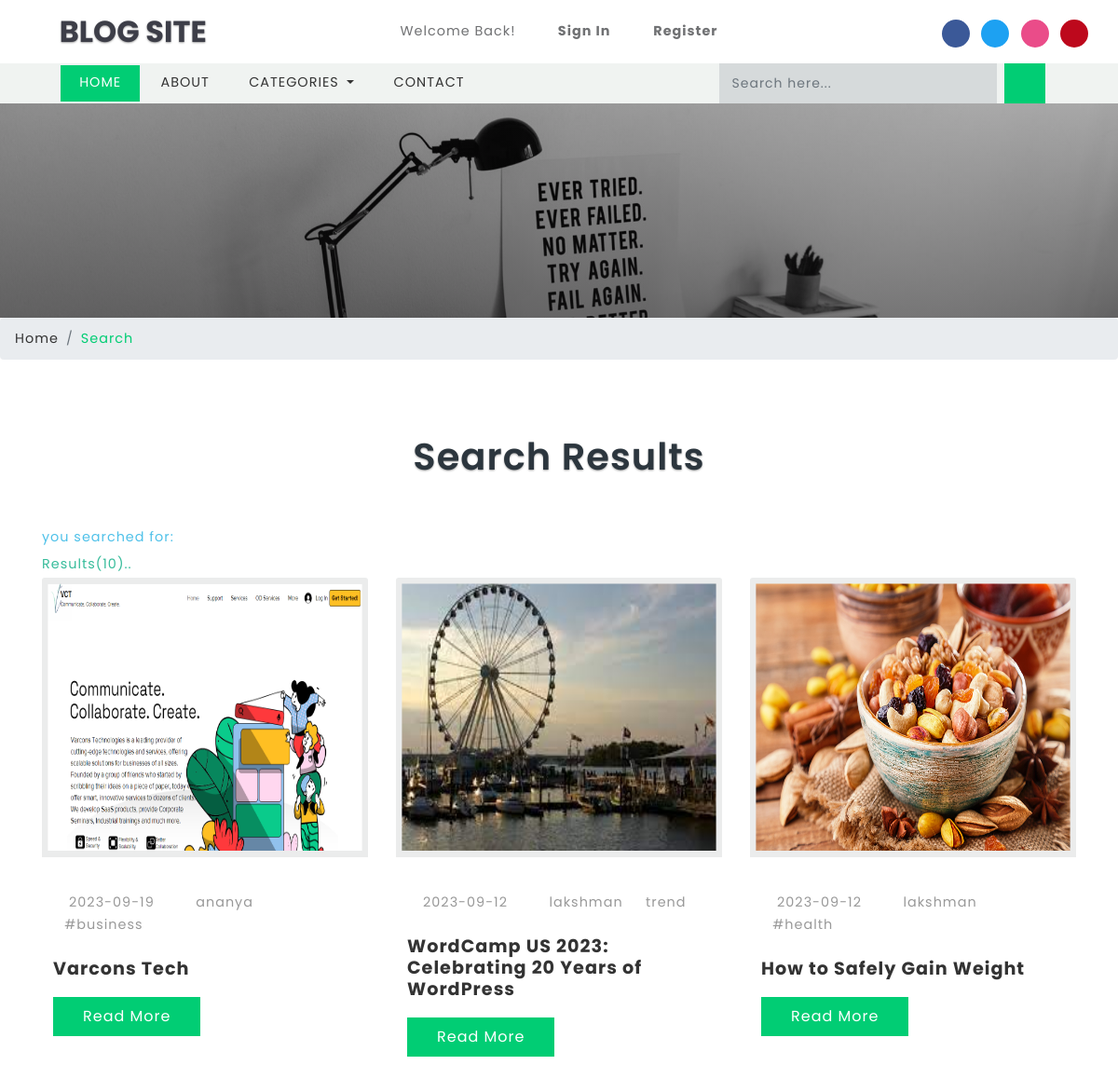
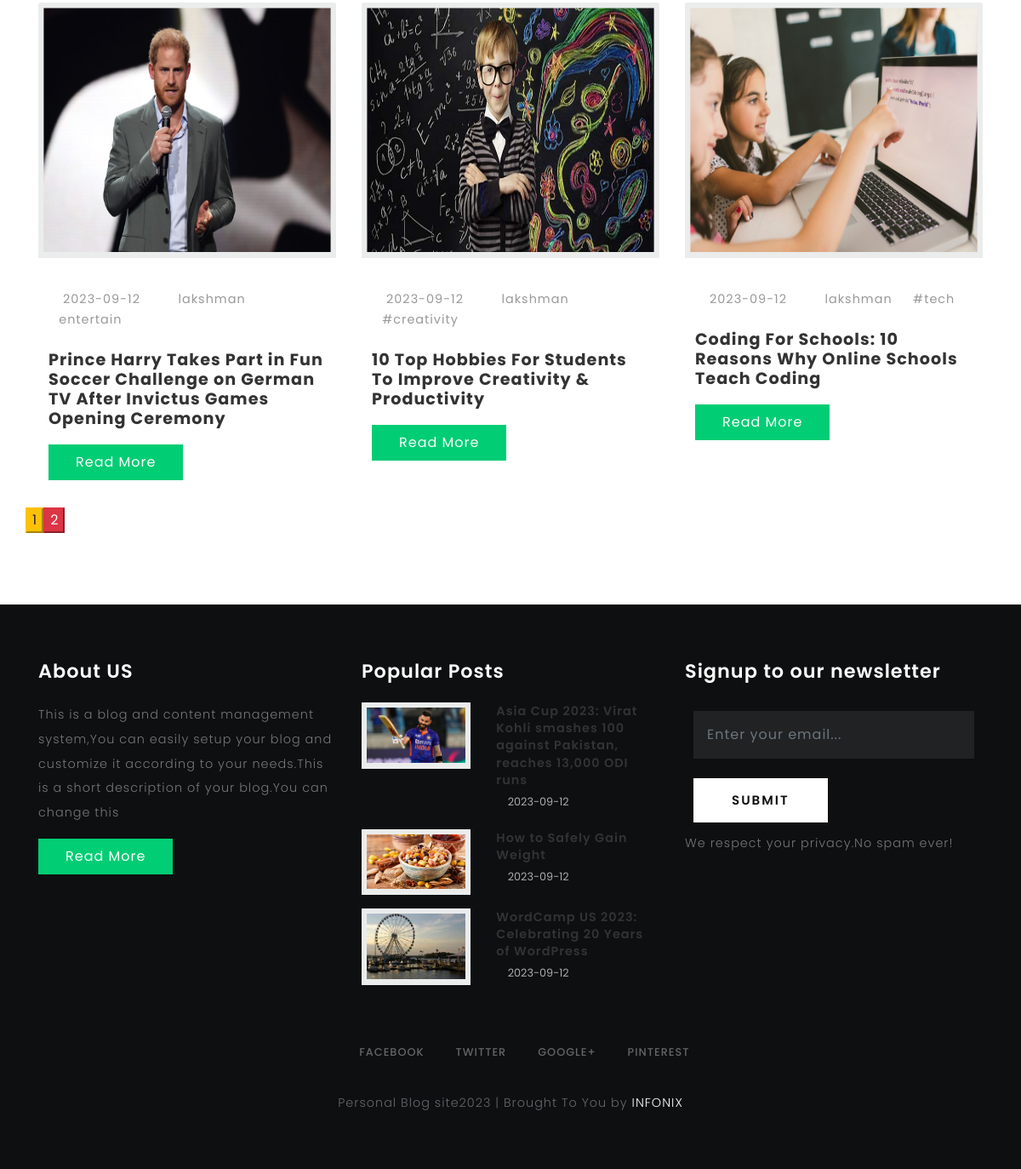
Page /resblog/search.php on the committed database (2 pictures, top to bottom).
### tables this page shows
CREATE TABLE `blogs` (
  `id` int(10) UNSIGNED NOT NULL,
  `title` varchar(190) NOT NULL,
  `tags` varchar(40) NOT NULL,
  `content` text NOT NULL,
  `photo` varchar(50) NOT NULL,
  `posted` varchar(40) NOT NULL,
  `date` date DEFAULT NULL,
  `author` varchar(40) DEFAULT NULL,
  `category` varchar(40) NOT NULL
);

CREATE TABLE `titles` (
  `id` int(10) UNSIGNED NOT NULL,
  `website_name` varchar(40) DEFAULT NULL,
  `tagline` varchar(40) DEFAULT NULL,
  `icon` varchar(40) DEFAULT NULL,
  `keywords` varchar(220) DEFAULT NULL,
  `short_description` varchar(200) DEFAULT NULL,
  `bannertext1` varchar(150) DEFAULT NULL,
  `bannertext2` varchar(150) DEFAULT NULL,
  `bannertext3` varchar(150) DEFAULT NULL,
  `bannertext4` varchar(150) DEFAULT NULL,
  `detailed_description` text,
  `address` varchar(40) DEFAULT NULL,
  `email` varchar(80) DEFAULT NULL,
  `phone` varchar(40) DEFAULT NULL,
  `googlemap` varchar(255) DEFAULT NULL
);

### resblog/search.php (the view, shortened to what this page needs)
<?php require("libs/fetch_data.php");?>
<?php
require_once('database/db.php');
?>
<!DOCTYPE html>
<html lang="zxx">
<head>
	<title>Search|<?php getwebname("titles"); echo"|"; gettagline("titles");?></title>
	<link href="css/bootstrap.css" rel='stylesheet' type='text/css' />
	<link rel="stylesheet" href="css/single.css">
	<link href="css/style.css" rel='stylesheet' type='text/css' />
	<link href="css/fontawesome-all.css" rel="stylesheet">
</head>
<body>
	<?php include("header.php");?>
	<?php
    $search_keyword = '';
    $sql = 'SELECT * FROM blogs WHERE title LIKE :keyword OR content LIKE :keyword  OR tags LIKE :keyword OR author LIKE :keyword ORDER BY id DESC ';
    $per_page_html = '';
    $page = 1;
    $start=0;
    $limit=" limit " . $start . "," . ROW_PER_PAGE;
    $pagination_statement = $pdo_conn->prepare($sql);
    $pagination_statement->bindValue(':keyword', '%' . $search_keyword . '%', PDO::PARAM_STR);
    $pagination_statement->execute();
    $row_count = $pagination_statement->rowCount();
    if(!empty($row_count)){
    	$per_page_html .= "<div style='text-align:center;margin:20px 0px;'>";
    	$page_count=ceil($row_count/ROW_PER_PAGE);
    	if($page_count>1) {
    		for($i=1;$i<=$page_count;$i++){
    			if($i==$page){
    				$per_page_html .= '<input type="submit" name="page" value="' . $i . '" class="btn-page current btn-warning" />';
    			} else {
    				$per_page_html .= '<input type="submit" name="page" value="' . $i . '" class="btn-page btn-danger" />';
    			}
    		}
    	}
    	$per_page_html .= "</div>";
    }
    $query = $sql.$limit;
    $pdo_statement = $pdo_conn->prepare($query);
    $pdo_statement->bindValue(':keyword', '%' . $search_keyword . '%', PDO::PARAM_STR);
    $pdo_statement->execute();
    $result = $pdo_statement->fetchAll();
    ?>
	<div class="banner-inner">
	</div>
	<ol class="breadcrumb">
		<li class="breadcrumb-item">
			<a href="index.html">Home</a>
		</li>
		<li class="breadcrumb-item active">Search</li>
	</ol>
	<section class="main-content-w3layouts-agileits">
		<div class="container">
			<h3 class="tittle">Search Results</h3>
			<div class="inner-sec">
				<?php  if ($row_count==0) {
    						echo "<p style=color:#E9573F><b>sorry your search for:<u style=color:black>$search_keyword</u> returned zero results</b></p>";
    						echo "<p><b style=color:#4FC1E9>Suggestions<b><br>Your search item is not available on Our Website<br>Try being more specific with key words<br>Enter key word using title<br>Try search using category<br>Try again later<br></p>";
    						echo "<p><a href=\"http://www.google.com/search?q="
    						. $search_keyword . "\" target=\"_blank\" title=\"Look up
    						" . $search_keyword . " on Google\" style=color:#37BC9B>Click here</a> to try the
    						search on google</p>";
    					}
    					else{
    						echo "<p style=color:#4FC1E9><b>you searched for:<u style=color:black> $search_keyword</u></b></p>";
    						echo "<p style=color:#37BC9B><b>Results($row_count)..</b></p>";
    					}
    					?>
				<div class="left-blog-info-w3layouts-agileits text-left">
					<div class="row">
						<?php
    					if(!empty($result)) {
    						foreach($result as $row) {
                                ?>
						<div class="col-lg-4 card">
							<a href="single.php?id=<?php echo $row['id']; ?>">
								<img src="blogadmin/images/<?php echo $row['photo']; ?>" class="card-img-top img-fluid" alt="fantastic cms" style="width: 480px;height: 300px">
							</a>
							<div class="card-body">
								<ul class="blog-icons my-4">
									<li>
										<a href="#">
											<i class="far fa-calendar-alt"></i> <?php echo $row['date']; ?></a>
									</li>
									<li class="mx-2">
										<a href="#">
											<i class="far fa-user"></i><?php echo $row['author']; ?></a>
									</li>
									<li>
										<a href="#">
											<i class="fas fa-tags"></i><?php echo $row['tags']; ?></a>
									</li>
								</ul>
								<h5 class="card-title">
									<a href="single.php?id=<?php echo $row['id']; ?>"><?php echo $row['title']; ?></a>
								</h5>
								<a href="single.php?id=<?php echo $row['id']; ?>" class="btn btn-primary read-m">Read More</a>
							</div>
						</div>
						<?php
                                  }
                              }
                              ?>
                              <?php echo $per_page_html; ?>
					</div>
				</div>
			</div>
		</div>
	</section>
	<?php include("footer.php") ?>
</body>
</html>

### resblog/libs/fetch_data.php (shortened to what this page needs)
<?php
function getshortdescription($table){
	require("database/db_connect.php");
	$sql="SELECT * FROM $table ";
	if ($result=mysqli_query($con,$sql))
	{
		foreach ($result as $titles => $sdc) {
			echo ''.$sdc['short_description'].'';
		}
	}
}
function getwebname($table){
	require("database/db_connect.php");
	$sql="SELECT * FROM $table ";
	if ($result=mysqli_query($con,$sql))
	{
		$rowcount=mysqli_num_rows($result);
		if ($rowcount==0) {
			echo 'No Name!!';
		}
		foreach ($result as $titles => $blogname) {
			echo ''.$blogname['website_name'].'';
		}
	}
}
function getlinks($table,$platform){
	require("database/db_connect.php");
	$sql="SELECT * FROM $table ";
	if ($result=mysqli_query($con,$sql))
	{
		$rowcount=mysqli_num_rows($result);
		if ($rowcount==0) {
			echo '#';
		}
		foreach ($result as $link => $site) {
			if ($platform=="facebook") {
				echo ''.$site['facebook'].'';
			}
			elseif ($platform=="twitter") {
				echo ''.$site['twitter'].'';
			}
			elseif ($platform=="googleplus") {
				echo ''.$site['googleplus'].'';
			}
			elseif ($platform=="pinterest") {
				echo ''.$site['pinterest'].'';
			}
			elseif ($platform=="dribble") {
				echo ''.$site['dribble'].'';
			}
		}
	}
}
function getpopularposts($table){
	require("database/db_connect.php");
	$sql="SELECT * FROM $table ORDER BY count DESC LIMIT 3";
	if ($result=mysqli_query($con,$sql))
	{
		foreach ($result as $pagehits => $hits) {
			$storepage=$hits['page'];
			$sql="SELECT * FROM blogs WHERE title='$storepage'";
			if ($result=mysqli_query($con,$sql)) {
				foreach ($result as $allblogs => $specificblog) {
					echo '<div class="blog-grids row mb-3">
							<div class="col-md-5 blog-grid-left">
								<a href="single.php?id='.$specificblog['id'].'">
									<img src="blogadmin/images/'.$specificblog['photo'].'" class="img-fluid" alt="fantastic cms">
								</a>
							</div>
							<div class="col-md-7 blog-grid-right">
								<h5>
									<a href="single.php?id='.$specificblog['id'].'">'.$specificblog['title'].' </a>
								</h5>
								<div class="sub-meta">
									<span>
										<i class="far fa-clock"></i> '.$specificblog['date'].'</span>
								</div>
							</div>
						</div>';
				}
			}
		}
	}
}
?>

### resblog/css/single.css (style rules this page uses)
.card-body { padding: 12px; }
.tech-btm img { background: #fff; padding: 6px; }

### resblog/css/style.css (style rules this page uses)
html, body { margin: 0; font-size: 100%; font-family: 'Poppins', sans-serif; background: #fff; }
body a { text-decoration: none; transition: 0.5s all; -webkit-transition: 0.5s all; -moz-transition: 0.5s all; -o-transition: 0.5s all; -ms-transition: 0.5s all; }
input[type="button"], input[type="submit"], input[type="text"], input[type="email"], input[type="search"] { transition: 0.5s all; -webkit-transition: 0.5s all; -moz-transition: 0.5s all; -o-transition: 0.5s all; -ms-transition: 0.5s all; font-family: 'Poppins', sans-serif; }
h1, h2, h3, h4, h5, h6 { margin: 0; font-family: 'Poppins', sans-serif; letter-spacing:1px; }
p { margin: 0; font-size: 0.9em; color: #777777; line-height: 2em; letter-spacing: 1px; font-weight: 300; }
ul { margin: 0; padding: 0; }
a.btn.btn-primary.read-m { border-radius: 0; padding: 0.55em 2em; letter-spacing: 1px; background: #01cd74; border: none; }
h3.tittle { text-align: center; font-size: 2.5em; color: #2c363e; text-shadow: 0 1px 2px rgba(0, 0, 0, 0.37); font-weight: 600; }
.inner-sec { margin-top:3em; }
.bottom-slider,.main-content-w3layouts-agileits { padding: 5em 0; }
.blog-grid-top h3,.two-blog2 h3,h5.card-title { font-size: 1.2em; margin: 1.2em 0 1em 0; font-weight: 700; }
.blog-grid-top h3 a,.two-blog2 h3 a,h5.card-title a { color: #333333; }
ul.blog-icons li { display: inline-block; margin-right: 20px; list-style:none; }
ul.blog-icons a { font-size: 0.9em; letter-spacing: 1px; color: #999; }
ul.blog-icons i { color: #01cd74; }
.tech-btm img { background: #ebecec; padding: .4em; }
.tech-btm h5 { font-size: 0.9em; line-height: 1.4em; font-weight: 600; }
.tech-btm h5 a { color:#333; }
.sub-meta span { font-size: 0.8em; color: #a9abad; line-height: 2.5em; }
.banner-inner { background: -webkit-linear-gradient(rgba(23, 22, 23, 0.2), rgba(23, 22, 23, 0.5)), url(../images/banner4.jpg) no-repeat; background: -moz-linear-gradient(rgba(23, 22, 23, 0.2), rgba(23, 22, 23, 0.5)), url(../images/banner4.jpg) no-repeat; background: -ms-linear-gradient(rgba(23, 22, 23, 0.2), rgba(23, 22, 23, 0.5)), url(../images/banner4.jpg) no-repeat; background: linear-gradient(rgba(23, 22, 23, 0.2), rgba(23, 22, 23, 0.5)), url(../images/banner4.jpg) no-repeat; background-size: cover; min-height: 230px; }
li.breadcrumb-item { font-size: 0.9em; letter-spacing: 1px; }
li.breadcrumb-item a { color: #333; }
.breadcrumb-item.active { color: #01cd74; }
.card { border:none; }
.card-img-top { width: 100%; border: none; background: #ebecec; padding: .4em; }
.footer-grid-agileits-w3ls img { width:100%; }
@media (max-width:1440px) { .bottom-slider, .main-content-w3layouts-agileits, footer,.banner-bottom { padding: 4em 0; } }

### rows in the picture
blogs: photo (picture), date "2023-09-19", author "ananya", tags "#business", title "Varcons Tech"
blogs: photo (picture), date "2023-09-12", author "lakshman", tags "trend", title "WordCamp US 2023: Celebrating 20 Years of WordPress"
blogs: photo (picture), date "2023-09-12", author "lakshman", tags "#health", title "How to Safely Gain Weight"
blogs: photo (picture), date "2023-09-12", author "lakshman", tags "entertain", title "Prince Harry Takes Part in Fun Soccer Challenge on German TV After Invictus Games Opening Ceremony"
blogs: photo (picture), date "2023-09-12", author "lakshman", tags "#creativity", title "10 Top Hobbies For Students To Improve Creativity & Productivity"
blogs: photo (picture), date "2023-09-12", author "lakshman", tags "#tech", title "Coding For Schools: 10 Reasons Why Online Schools Teach Coding"
titles: short_description "This is a blog and content management system,You can easily setup your blog and customize it according to your needs.This is a short description of your blog.You can change this"
blogs: photo (picture), title "Asia Cup 2023: Virat Kohli smashes 100 against Pakistan, reaches 13,000 ODI runs", date "2023-09-12"

### other values in the picture
$row_count "10"
